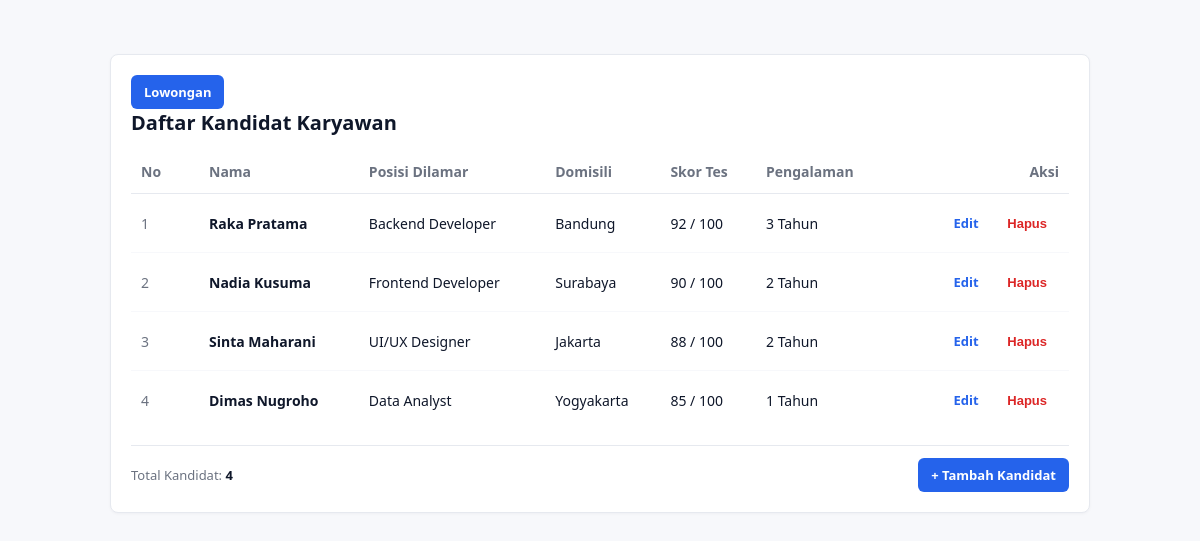
The app's page /Project/index.php with its own data.
### tables this page shows
CREATE TABLE `kandidat` (
  `id` int(11) NOT NULL AUTO_INCREMENT,
  `nama` varchar(100) NOT NULL,
  `posisi` varchar(100) NOT NULL,
  `domisili` varchar(100) NOT NULL,
  `skorTes` int(11) NOT NULL DEFAULT 0,
  `pengalamanTahun` int(11) NOT NULL DEFAULT 0,
  PRIMARY KEY (`id`)
);

### Project/config.php (called while the page is built)
<?php
$host = "127.0.0.1";
$db_name = "mvp_kandidat_db";
$username = "root";
$password = "";

### Project/models/DB.php (called while the page is built, shortened)
<?php
class DB
{
    private string $host = "";
    private string $db_name = "";
    private string $username = "";
    private string $password = "";
    private ?PDO $conn = null;
    private ?PDOStatement $result = null;
    public function __construct(
        string $host = "",
        string $db_name = "",
        string $username = "",
        string $password = ""
    ) {
        $this->host = $host;
        $this->db_name = $db_name;
        $this->username = $username;
        $this->password = $password;
        $this->conn = $this->connect();
    }
    public function connect(): PDO
    {
        try {
            $dsn = "mysql:host={$this->host};dbname={$this->db_name};charset=utf8mb4";
            $options = [
                PDO::ATTR_ERRMODE => PDO::ERRMODE_EXCEPTION,
                PDO::ATTR_DEFAULT_FETCH_MODE => PDO::FETCH_ASSOC,
                PDO::ATTR_EMULATE_PREPARES => false,
            ];
            return new PDO($dsn, $this->username, $this->password, $options);
        } catch (PDOException $e) {
            throw new RuntimeException("Koneksi Database Gagal: " . $e->getMessage(), 0, $e);
        }
    }
    public function executeQuery(string $query, array $params = []): PDOStatement
    {
        try {
            $stmt = $this->conn->prepare($query);
            $stmt->execute($params);
            $this->result = $stmt;
            return $stmt;
        } catch (PDOException $e) {
            throw new RuntimeException("Query Gagal: " . $e->getMessage(), 0, $e);
        }
    }
    public function getAllResult(): array
    {
        return $this->result->fetchAll(PDO::FETCH_ASSOC);
    }
}

### Project/models/TabelKandidat.php (called while the page is built, shortened)
<?php
require_once __DIR__ . '/DB.php';
require_once __DIR__ . '/Kandidat.php';
class TabelKandidat extends DB implements KontrakModelKandidat
{
    public function __construct()
    {
        require __DIR__ . '/../config.php';
    }
    private function mapRowToKandidat(array $row): Kandidat
    {
        return new Kandidat(
            (int) $row['id'],
            $row['nama'],
            $row['posisi'],
            $row['domisili'],
            (int) $row['skorTes'],
            (int) $row['pengalamanTahun']
        );
    }
    public function getAllKandidat(): array
    {
        $query = "SELECT * FROM kandidat ORDER BY skorTes DESC, id ASC";
        $this->executeQuery($query);
        $rows = $this->getAllResult();
        $list = [];
        foreach ($rows as $row) {
            $list[] = $this->mapRowToKandidat($row);
        }
        return $list;
    }
}
?>

### Project/models/Kandidat.php (called while the page is built, shortened)
<?php
class Kandidat
{
    private ?int $id;
    private string $nama;
    private string $posisi;
    private string $domisili;
    private int $skorTes;
    private int $pengalamanTahun;
    public function __construct(
        ?int $id,
        string $nama,
        string $posisi,
        string $domisili,
        int $skorTes,
        int $pengalamanTahun
    ) {
        $this->id = $id;
        $this->nama = $nama;
        $this->posisi = $posisi;
        $this->domisili = $domisili;
        $this->skorTes = $skorTes;
        $this->pengalamanTahun = $pengalamanTahun;
    }
    public function getId(): ?int
    {
        return $this->id;
    }
    public function getNama(): string
    {
        return $this->nama;
    }
    public function getPosisi(): string
    {
        return $this->posisi;
    }
    public function getDomisili(): string
    {
        return $this->domisili;
    }
    public function getSkorTes(): int
    {
        return $this->skorTes;
    }
    public function getPengalamanTahun(): int
    {
        return $this->pengalamanTahun;
    }
}
?>

### Project/views/ViewKandidat.php (called while the page is built, shortened)
<?php
class ViewKandidat implements KontrakView
{
    private string $skinPath;
    public function __construct(string $skinPath = '', string $formPath = '')
    {
        $this->skinPath = $skinPath ?: __DIR__ . '/../templateKandidat/skin.html';
    }
    public function renderDaftar(string $tableRowsHtml, int $totalData): string
    {
        $template = file_get_contents($this->skinPath);
        $tokens = [
            '{{TABLE_ROWS}}' => $tableRowsHtml,
            '{{TOTAL_DATA}}' => (string) $totalData,
        ];
        return str_replace(array_keys($tokens), array_values($tokens), $template);
    }
}
?>

### Project/presenters/PresenterKandidat.php (the view, shortened to what this page needs)
<?php
class PresenterKandidat implements KontrakPresenterKandidat
{
    private KontrakModelKandidat $model;
    private KontrakView $view;
    public function __construct(KontrakModelKandidat $model, KontrakView $view)
    {
        $this->model = $model;
        $this->view = $view;
    }
    private function buildRowHtml(int $no, Kandidat $kandidat): string
    {
        $id = (int) $kandidat->getId();
        $nama = htmlspecialchars($kandidat->getNama());
        $posisi = htmlspecialchars($kandidat->getPosisi());
        $domisili = htmlspecialchars($kandidat->getDomisili());
        $skorTes = number_format($kandidat->getSkorTes()) . ' / 100';
        $pengalaman = number_format($kandidat->getPengalamanTahun()) . ' Tahun';
        return "<tr>
            <td class='col-id'>{$no}</td>
            <td><strong>{$nama}</strong></td>
            <td>{$posisi}</td>
            <td>{$domisili}</td>
            <td>{$skorTes}</td>
            <td>{$pengalaman}</td>
            <td class='col-actions'>
                <a href='index.php?screen=edit&id={$id}&page=kandidat' class='btn btn-edit'>Edit</a>
                <form method='post' action='index.php' style='display:inline;' onsubmit=\"return confirm('Hapus kandidat ini?')\">
                    <input type='hidden' name='action' value='hapus'>
                    <input type='hidden' name='id' value='{$id}'>
                    <button type='submit' class='btn btn-delete'>Hapus</button>
                </form>
            </td>
        </tr>";
    }
    public function tampilkanKandidat(): string
    {
        $listKandidat = $this->model->getAllKandidat();
        $totalKandidat = count($listKandidat);
        $rowsHtml = '';
        if (empty($listKandidat)) {
            $rowsHtml = '<tr><td colspan="7"
style="text-align:center;color:#6b7280;padding:24px;">Belum ada data
kandidat.</td></tr>';
        } else {
            $no = 1;
            foreach ($listKandidat as $kandidat) {
                $rowsHtml .= $this->buildRowHtml($no, $kandidat);
                $no++;
            }
        }
        return $this->view->renderDaftar($rowsHtml, $totalKandidat);
    }
}

### Project/index.php (shortened to what this page needs)
<?php
require_once __DIR__ . '/models/TabelKandidat.php';
require_once __DIR__ . '/views/ViewKandidat.php';
require_once __DIR__ . '/presenters/PresenterKandidat.php';
$page = $_GET['page'] ?? DEFAULT_PAGE;
if ($page === LOWONGAN_PAGE) {
    $model = new TabelLowongan();
    $view = new ViewLowongan();
    $presenter = new PresenterLowongan($model, $view);
    if ($_SERVER['REQUEST_METHOD'] === 'POST') {
        $action = $_POST['action'] ?? '';
        $_POST['miminalSkorTes'] = trim($_POST['minimalSkorTes']);
        switch ($action) {
            case 'tambah':
                $presenter->tambahLowongan($_POST['id'], $_POST['nama'], $_POST['asalPerusahaan'], $_POST['minimalSkorTes']);
                break;
            case 'ubah':
                $presenter->ubahLowongan($_POST['id'], $_POST['nama'], $_POST['asalPerusahaan'], $_POST['minimalSkorTes']);
                break;
            case 'hapus':
                $presenter->hapusLowongan($_POST['id']);
                break;
            default:
                header("Location: index.php?page=lowongan");
                exit();
        }
        header("Location: index.php?page=lowongan");
        exit();
    } else {
        $screen = $_GET['screen'] ?? 'list';
        if ($screen === 'add') {
            echo $presenter->tampilkanFormLowongan();
        } elseif ($screen === 'edit' && isset($_GET['id'])) {
            echo $presenter->tampilkanFormLowongan($_GET['id']);
        } else {
            echo $presenter->tampilkanLowongan();
        }
    }
} else {
    $model = new TabelKandidat();
    $view = new ViewKandidat();
    $presenter = new PresenterKandidat($model, $view);
    if ($_SERVER['REQUEST_METHOD'] === 'POST') {
        $action = $_POST['action'] ?? '';
        $_POST['skorTes'] = trim($_POST['skorTes']);
        $_POST['pengalamanTahun'] = trim($_POST['pengalamanTahun']);
        switch ($action) {
            case 'tambah':
                $presenter->tambahKandidat($_POST['nama'], $_POST['posisi'], $_POST['domisili'], $_POST['skorTes'], $_POST['pengalamanTahun']);
                break;
            case 'ubah':
                $presenter->ubahKandidat($_POST['id'], $_POST['nama'], $_POST['posisi'], $_POST['domisili'], $_POST['skorTes'], $_POST['pengalamanTahun']);
                break;
            case 'hapus':
                $presenter->hapusKandidat($_POST['id']);
                break;
            default:
                header("Location: index.php?page=kandidat");
                exit();
        }
        header("Location: index.php");
        exit();
    } else {
        $screen = $_GET['screen'] ?? 'list';
        if ($screen === 'add') {
            echo $presenter->tampilkanFormKandidat();
        } elseif ($screen === 'edit' && isset($_GET['id'])) {
            echo $presenter->tampilkanFormKandidat($_GET['id']);
        } else {
            echo $presenter->tampilkanKandidat();
        }
    }
}

### records on screen
kandidat: no "1", nama "Raka Pratama", posisi "Backend Developer", domisili "Bandung", skorTes "92 / 100", pengalamanTahun "3 Tahun"
kandidat: no "2", nama "Nadia Kusuma", posisi "Frontend Developer", domisili "Surabaya", skorTes "90 / 100", pengalamanTahun "2 Tahun"
kandidat: no "3", nama "Sinta Maharani", posisi "UI/UX Designer", domisili "Jakarta", skorTes "88 / 100", pengalamanTahun "2 Tahun"
kandidat: no "4", nama "Dimas Nugroho", posisi "Data Analyst", domisili "Yogyakarta", skorTes "85 / 100", pengalamanTahun "1 Tahun"

### other values on screen
$presenter->tampilkanKandidat() "Lowongan Daftar Kandidat Karyawan No Nama Posisi Dilamar Domisili Skor Tes Pengalaman Aksi Total Kandidat: 4 + Tambah Kandidat"
